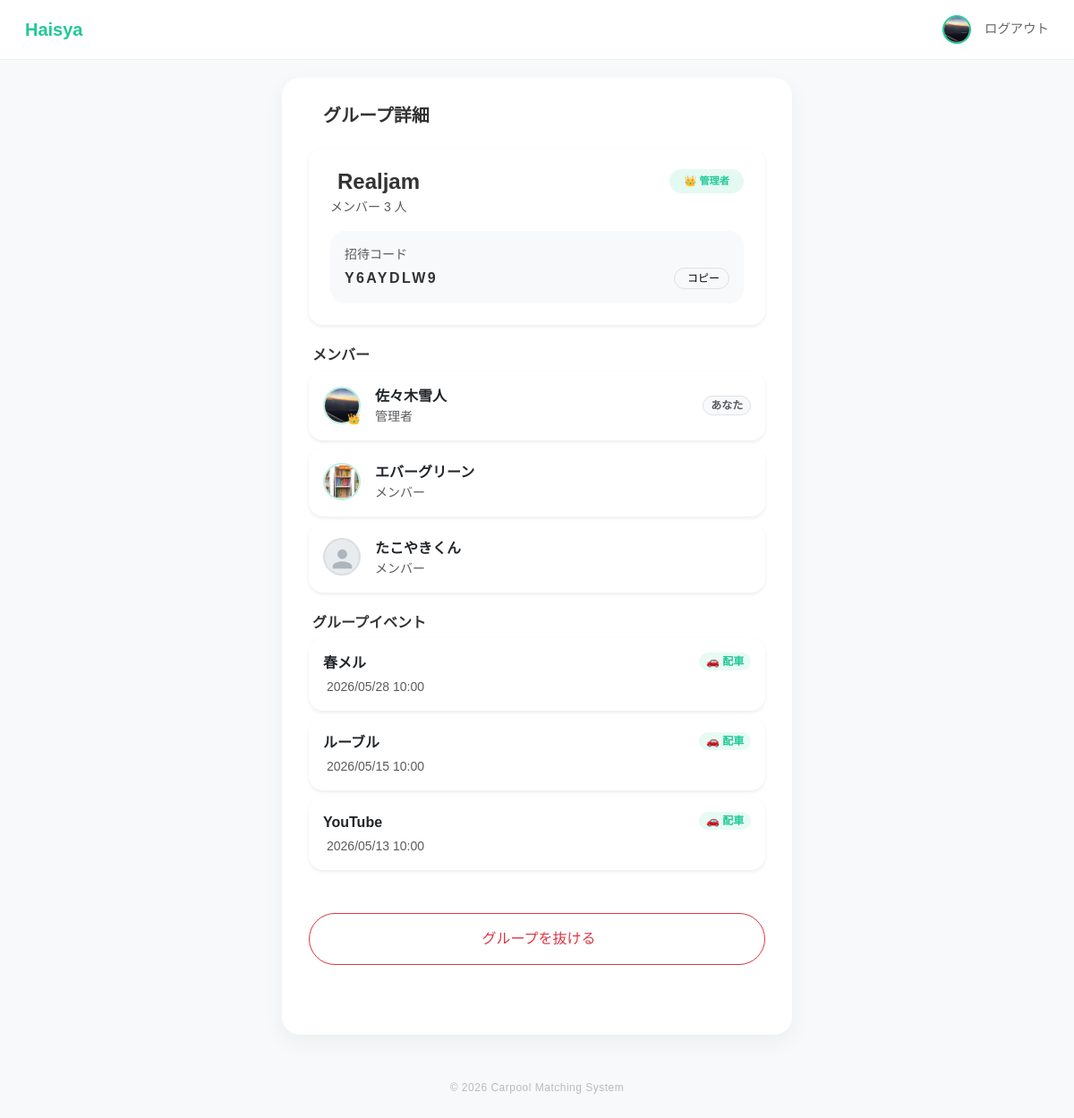
Page /events/group/1 (signed in) on the earlier database version.
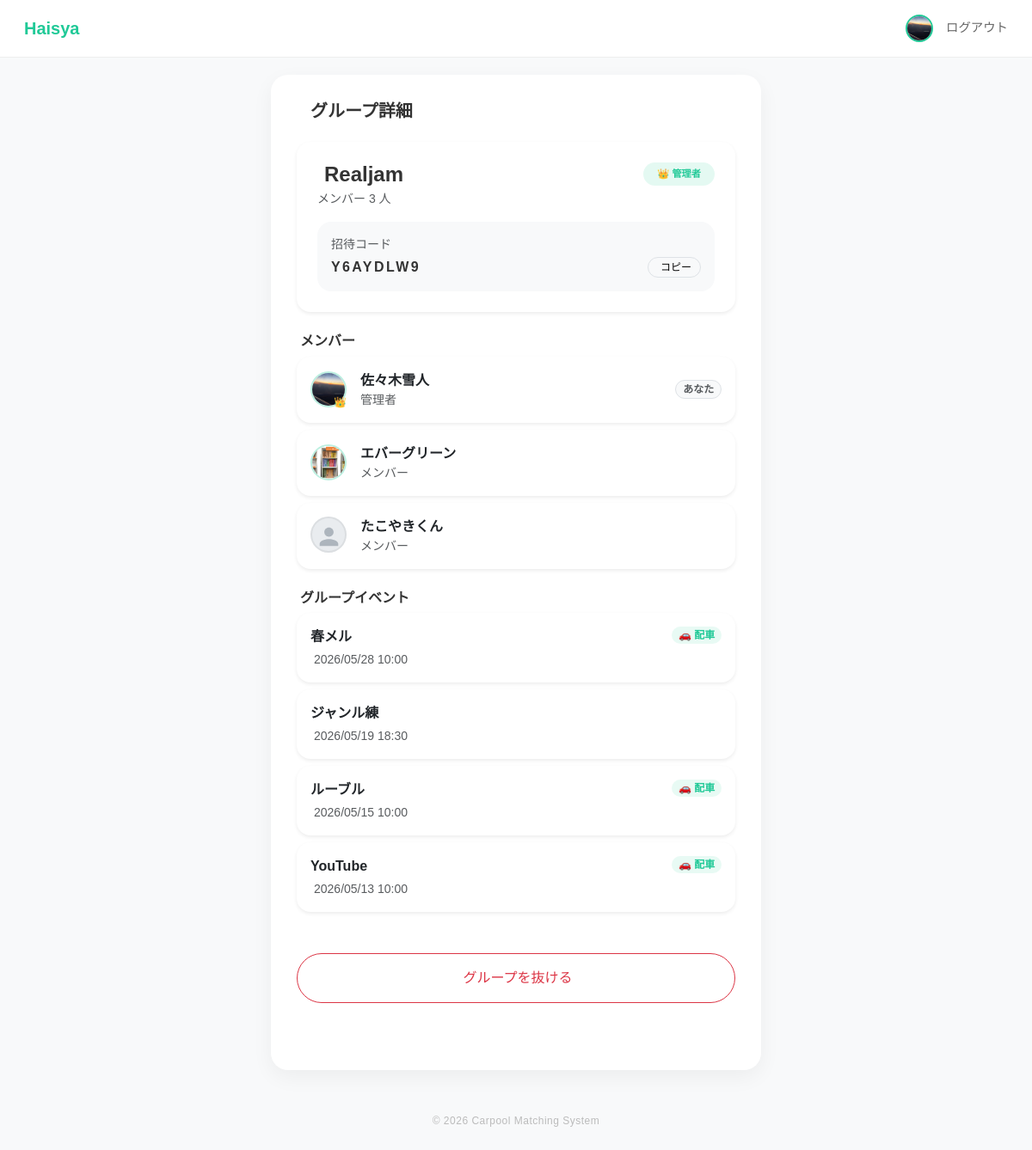
Same page on the later database version.
### app/models/group.py (models this page shows, shortened)
class GroupMember(db.Model):
    __tablename__ = 'group_members'
    user_id = db.Column(db.Integer, db.ForeignKey('users.id'), primary_key=True)
    group_id = db.Column(db.Integer, db.ForeignKey('groups.id'), primary_key=True)
    joined_at = db.Column(db.DateTime, default=datetime.utcnow)
    role = db.Column(db.String(20), default='member')
    group = db.relationship('Group', backref=db.backref('membership_list', lazy='dynamic', cascade="all, delete-orphan"))
    user = db.relationship('User', backref=db.backref('group_memberships', lazy='dynamic'))

### app/models/user.py (models this page shows)
class User(db.Model, UserMixin):
    __tablename__ = "users"
    id = db.Column(db.Integer, primary_key=True)
    username = db.Column(db.String(50), unique=True, nullable=False)
    password = db.Column(db.String(200), nullable=False)
    display_name = db.Column(db.String(50))
    icon = db.Column(db.String(200), default="default.png")
    genre = db.Column(db.String(50))  # 所属ジャンル
    age = db.Column(db.Integer)
    line_url = db.Column(db.String(200), nullable=True)
    insta_url = db.Column(db.String(200), nullable=True)
    @property
    def name(self):
        return self.display_name or self.username

### app/models/event.py (models this page shows, shortened)
class Event(db.Model):
    __tablename__ = 'events'
    id = db.Column(db.Integer, primary_key=True)
    title = db.Column(db.String(100), nullable=False)
    group_id = db.Column(db.Integer, db.ForeignKey('groups.id'), nullable=True)
    location = db.Column(db.String(200))
    start_time = db.Column(db.DateTime, nullable=False)
    end_time = db.Column(db.DateTime)
    join_code = db.Column(db.String(10), unique=True, nullable=False)
    description = db.Column(db.Text, nullable=True)
    needs_car = db.Column(db.Boolean, default=True)
    created_by = db.Column(db.Integer, db.ForeignKey('users.id'), nullable=False)
    created_at = db.Column(db.DateTime, default=datetime.utcnow)
    creator = db.relationship("User", backref=db.backref("created_events", lazy=True))
    rooms = db.relationship(
        "Room",
        backref="event",
        lazy=True,
        cascade="all, delete-orphan"
    )

### app/events/routes.py (the view)
@events_bp.route("/group/<int:group_id>")
@login_required
def group_detail(group_id):
    group = Group.query.get_or_404(group_id)
    membership = GroupMember.query.filter_by(
        group_id=group.id,
        user_id=current_user.id
    ).first()
    if not membership:
        flash("このグループを見る権限がありません。", "danger")
        return redirect(url_for("index"))
    members = (
        GroupMember.query
        .filter_by(group_id=group.id)
        .options(joinedload(GroupMember.user))
        .all()
    )
    events = Event.query.filter_by(
        group_id=group.id
    ).order_by(Event.start_time.desc()).all()
    is_admin = membership.role == "admin"
    return render_template(
        "group_detail.html",
        group=group,
        members=members,
        events=events,
        is_admin=is_admin
    )

### app/models/user.py (called while the page is built)
@login_manager.user_loader
def load_user(user_id):
    return User.query.get(int(user_id))

### app/templates/group_detail.html (shortened to what the changed rows need)
{% extends "layout.html" %}
{% block content %}
{% from 'macros/avatar.html' import avatar %}
<div class="mb-4">
    <div class="d-flex flex-column gap-2">
        {% for member in members %}
        <div class="main-card border-0 shadow-sm rounded-4 p-3">
            <div class="d-flex justify-content-between align-items-center">
                <div class="d-flex align-items-center gap-3">
                    <a href="{{ url_for('profile.public_profile', user_id=member.user.id) }}" class="text-decoration-none">
                        {{ avatar(member.user, size=42, is_admin=(member.role == 'admin')) }}
                    </a>
                    <div>
                        <div class="fw-bold text-dark">
                            {{ member.user.name }}
                        </div>
                        <div class="small text-muted">
                            {% if member.role == 'admin' %}
                                管理者
                            {% else %}
                                メンバー
                            {% endif %}
                        </div>
                    </div>
                </div>
                {% if member.user_id == current_user.id %}
                <span class="badge bg-light text-muted border rounded-pill">
                    あなた
                </span>
                {% endif %}
            </div>
        </div>
        {% endfor %}
    </div>
</div>
<div class="mb-5">
    {% if events %}
        <div class="d-flex flex-column gap-2">
            {% for event in events %}
            <a href="{{ url_for('events.event_detail', event_id=event.id) }}"
               class="text-decoration-none">
                <div class="main-card border-0 shadow-sm rounded-4 p-3">
                    <div class="d-flex justify-content-between align-items-start">
                        <div>
                            <div class="fw-bold text-dark mb-1">
                                {{ event.title }}
                            </div>
                            <div class="small text-muted">
                                {{ event.start_time.strftime('%Y/%m/%d %H:%M') }}
                            </div>
                        </div>
                        {% if event.needs_car %}
                        <span class="badge rounded-pill"
                              style="
                                background: rgba(32,201,151,0.1);
                                color: var(--walica-green);
                              ">
                            🚗 配車
                        </span>
                        {% endif %}
                    </div>
                </div>
            </a>
            {% endfor %}
        </div>
    {% endif %}
</div>
{% endblock %}

### app/templates/macros/avatar.html
{% macro avatar(user, size=42, is_admin=false) %}
{% set has_icon = user.icon and user.icon != 'default.png' %}
<div class="position-relative d-inline-block flex-shrink-0">
    {% if has_icon %}
    <img src="{{ url_for('static', filename=user.icon) }}"
         alt="{{ user.name }}"
         class="rounded-circle"
         style="width: {{ size }}px; height: {{ size }}px;
                object-fit: cover;
                border: 2px solid rgba(32,201,151,0.3);">
    {% else %}
    <div class="rounded-circle d-flex align-items-center justify-content-center"
         style="width: {{ size }}px; height: {{ size }}px;
                background: #e9ecef;
                border: 2px solid rgba(0,0,0,0.06);
                overflow: hidden;">
        <svg xmlns="http://www.w3.org/2000/svg"
             viewBox="0 0 24 24"
             style="width: {{ (size * 0.65) | int }}px;
                    height: {{ (size * 0.65) | int }}px;
                    margin-top: {{ (size * 0.15) | int }}px;"
             fill="#adb5bd">
            <path d="M12 12c2.7 0 4.8-2.1 4.8-4.8S14.7 2.4 12 2.4 7.2 4.5 7.2 7.2 9.3 12 12 12zm0 2.4c-3.2 0-9.6 1.6-9.6 4.8v2.4h19.2v-2.4c0-3.2-6.4-4.8-9.6-4.8z"/>
        </svg>
    </div>
    {% endif %}
    {% if is_admin %}
    <span class="position-absolute bottom-0 end-0"
          style="font-size: {{ [size * 0.3, 10] | max | int }}px; line-height: 1;">
        👑
    </span>
    {% endif %}
</div>
{% endmacro %}

Differences in the rows shown:
added Event: title "ジャンル練", start_time "2026/05/19 18:30"
